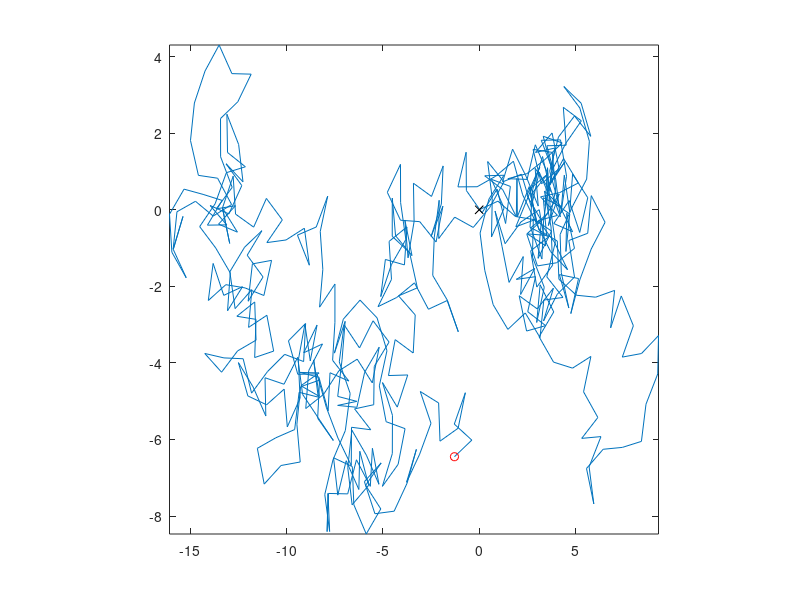

Source code (MATLAB):
%Conor Nailos
%2/9/16
%Random walk
clear;clc;clf
rng('shuffle')
%% Parameters
step=500;
x(1)=0;
y(1)=0;
animateOn=true;
r=1;
%% Plot
for(j=2:step)
    theta=rand()*2*pi;
    x(j)=x(j-1)+r*cos(theta);
    y(j)=y(j-1)+r*sin(theta);
end

for(j=1:step)
    plot(x(1:j),y(1:j),...
        x(j),y(j),'or',x(1),y(1),'black x')
    axis ([min(x) max(x) min(y) max(y)])
    axis square
    if animateOn
        drawnow
    end
end